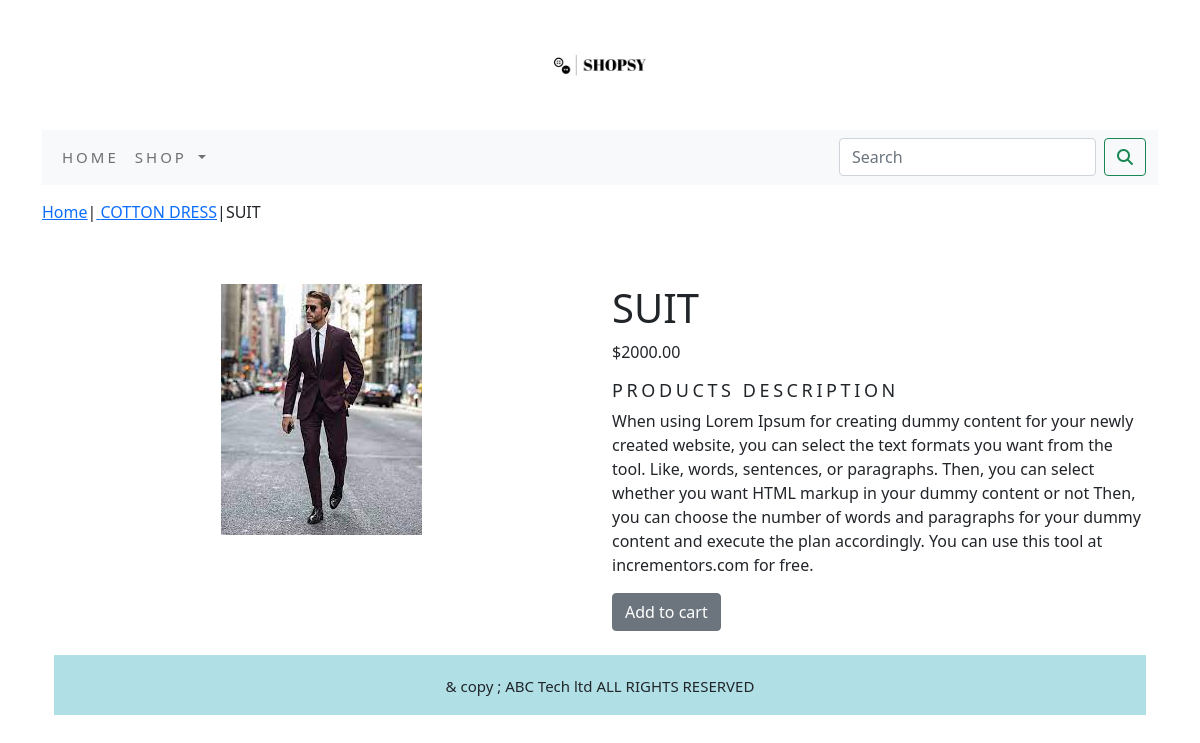
/cotton-dress/suit/, run on the app's committed database.
### ecomapp/models.py (models this page shows, shortened)
class Product(models.Model):
    name = models.CharField(max_length=200, unique=True)
    slug = models.SlugField(max_length=200, unique=True)
    description = models.TextField(blank=True)
    price = models.DecimalField(max_digits=10, decimal_places=2)
    category = models.ForeignKey(Category, on_delete=models.CASCADE)
    image = models.ImageField(upload_to='Product', blank=True)
    stock = models.IntegerField()
    available = models.BooleanField(default=True)
    created = models.DateTimeField(auto_now_add=True)
    updated = models.DateTimeField(auto_now=True)
    class Meta:
        ordering = ('name',)
        verbose_name = 'Product'
        verbose_name_plural = 'Products'

class Category(models.Model):
    name = models.CharField(max_length=200, unique=True)
    slug = models.SlugField(max_length=200, unique=True)
    description = models.TextField(blank=True)
    image = models.ImageField(upload_to='Category', blank=True)
    class Meta:
        ordering = ('name',)
        verbose_name = 'Category'
        verbose_name_plural = 'Categories'
    def get_url(self):
        return reverse('ecomapp:Products_by_Category', args=[self.slug])
    def __str__(self):
        return '{}'.format(self.name)

### ecomapp/views.py (the view)
# urls.py: path('<slug:category_slug>/<slug:product_slug>/', views.proDetail, name='proDetail'),
def proDetail(request, category_slug, product_slug):
    try:
        product = Product.objects.get(category__slug=category_slug, slug=product_slug)
    except Exception as e:
        raise e
    return render(request, "product.html", {'product': product})

### cart/context_processors.py (called while the page is built)
def counter(request):
    item_count = 0
    if 'admin' in request.path:
        return {}
    else:
        try:
            cart = Cart.objects.filter(cart_id=cart_id2(request))
            cart_items = CartItem.objects.all().filter(cart=cart[:1])
            for cart_item in cart_items:
                item_count += cart_item.quantity
        except Cart.DoesNotExist:
            item_count = 0
    return dict(item_count=item_count)

### cart/views.py (called while the page is built)
def cart_id2(request):
    cart = request.session.session_key
    if not cart:
        cart = request.session.create()
    return cart

### ecomapp/context_processors.py (called while the page is built)
def menu_links(request):
    links = Category.objects.all()
    return dict(links=links)

### template/product.html (shortened to what this page needs)
{% extends 'base.html' %}
{% load static %}
{% block content %}
<div class="row my_prod_row_class">
    <div class="mx_auto">
    <p>
        <a href="{% url 'ecomapp:AllProductCategory' %}">Home</a>|<a href="{{product.category.get_url}}">
        {{product.category}}</a>|{{product.name}}
    </p>
    </div>
</div>
<div class="container">
    <br>
    <div class="row">
        <div class="col-12 col-sm-12 col-md-12 col-lg-6 text-center "  >
            <div style="min-width:18rem">
                <img src="{{product.image.url}}" alt="{{product.name}}">
            </div>
        </div>
        <div class="col-12 col-sm-12 col-md-12 col-lg-6 ">
            <div>
                <h1 class="my_pro_title">{{product.name}}</h1>
                 <p>${{product.price}}</p>
                 <h5 class="my_title">Products Description</h5>
                 <p class="text-justify my_pro_text">{{product.description}}</p>
                 {% if product.stock <= 0 %}
                 <p class="text-justify my_pro_text"><b>Out Of Stock</b></p>
                 {% else %}
                 <a class="btn btn-secondary" href="{% url 'cart:add_cart' product.id %}">Add to cart</a>
                 {% endif %}
            </div>
        </div>
    </div>
</div>
{% endblock %}

### template/base.html (shortened to what this page needs)
{% load static %}
<!DOCTYPE html>
<html lang="en">
<head>
    <link rel="stylesheet" href="{% static 'css/custom.css' %}">
    <link href="{% static 'css/bootstrap.min.css' %}" rel="stylesheet" >
</head>
<body>
<div class="container">
{% include 'header.html' %}
{% include 'navbar.html' %}
{% block content %}
{% endblock %}
    <br>
{% include 'footer.html' %}
</div>
</body>
</html>

### template/header.html
{% load static %}
<header>
    <center>
        <a href="{% url 'ecomapp:AllProductCategory' %}">
        <img src="{% static 'img/logo.png' %}" alt="logo image" align="center" width="130px;" height="130px">
</a>
    </center>
</header>

### template/navbar.html (shortened to what this page needs)
<nav class="navbar navbar-expand-lg navbar-light bg-light">
  <div class="container-fluid">
    <div class="collapse navbar-collapse" id="navbarSupportedContent">
      <ul class="navbar-nav me-auto mb-2 mb-lg-0">
        <li class="nav-item">
          <a class="nav-link" href="{% url 'ecomapp:AllProductCategory' %}">HOME</a>
        </li>
        <li class="nav-item dropdown {% if 'shop' in request.path %}active{% endif %}">
          <a class="nav-link dropdown-toggle" href="#" id="navbarDropdown" role="button" data-bs-toggle="dropdown" aria-expanded="false">
            SHOP
          </a>
        </li>
      </ul>
      <form class="d-flex" action="{% url 'Search:SearchResults' %}" method="get">
        <input class="form-control me-2" type="search" placeholder="Search" name="q" aria-label="Search">
        <button class="btn btn-outline-success" type="submit"><i class="fa-solid fa-magnifying-glass"></i></button>
      </form>
    </div>
  </div>
</nav>

### template/footer.html
<div class="container">
    <div class="footer navbar-fixed-bottom my_footer">
    <p class="text-center">
        & copy ;
        ABC Tech ltd
        ALL RIGHTS RESERVED
    </p>
        </div>
</div>

### static/css/custom.css (style rules this page uses)
.nav-item { letter-spacing:.2em; font-size:15px; text-transform:uppercase; }
.my_footer { background-color:powderblue; height:60px; }
.my_footer p { padding-top:20px; font-size:15px; }
.my_title { font-size:18px; text-transform:uppercase; letter-spacing:.2em; }
.my_prod_row_class { padding-top:15px; padding-bottom:20px; }

### data on the page
Product: category "COTTON DRESS", name "SUIT", image (picture), price "2000.00", description "When using Lorem Ipsum for creating dummy content for your newly created website, you can select the text formats you want from the tool. Like, words, sentences, or paragraphs. Then, you can select whether you want HTML markup in your dummy content or not Then, you can choose the number of words and paragraphs for your dummy content and execute the plan accordingly. You can use this tool at incrementors.com for free."
